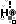

Tiled map render using the project's own tile images. Description and the whole map definition, tile-layer contents included, below:
An orthogonal 2x3 tile map with 8x8 px tiles, 1 tile layer (Tilemap).

<map version="1.2" tiledversion="1.2.3" orientation="orthogonal" renderorder="right-down" width="2" height="3" tilewidth="8" tileheight="8" infinite="0" nextlayerid="2" nextobjectid="1">
 <tileset firstgid="1" source="Tiledata.tsx" />
 <layer id="1" name="Tilemap" width="2" height="3">
  <data encoding="csv">
241,290,
329,355,
221,237
</data>
 </layer>
</map>
